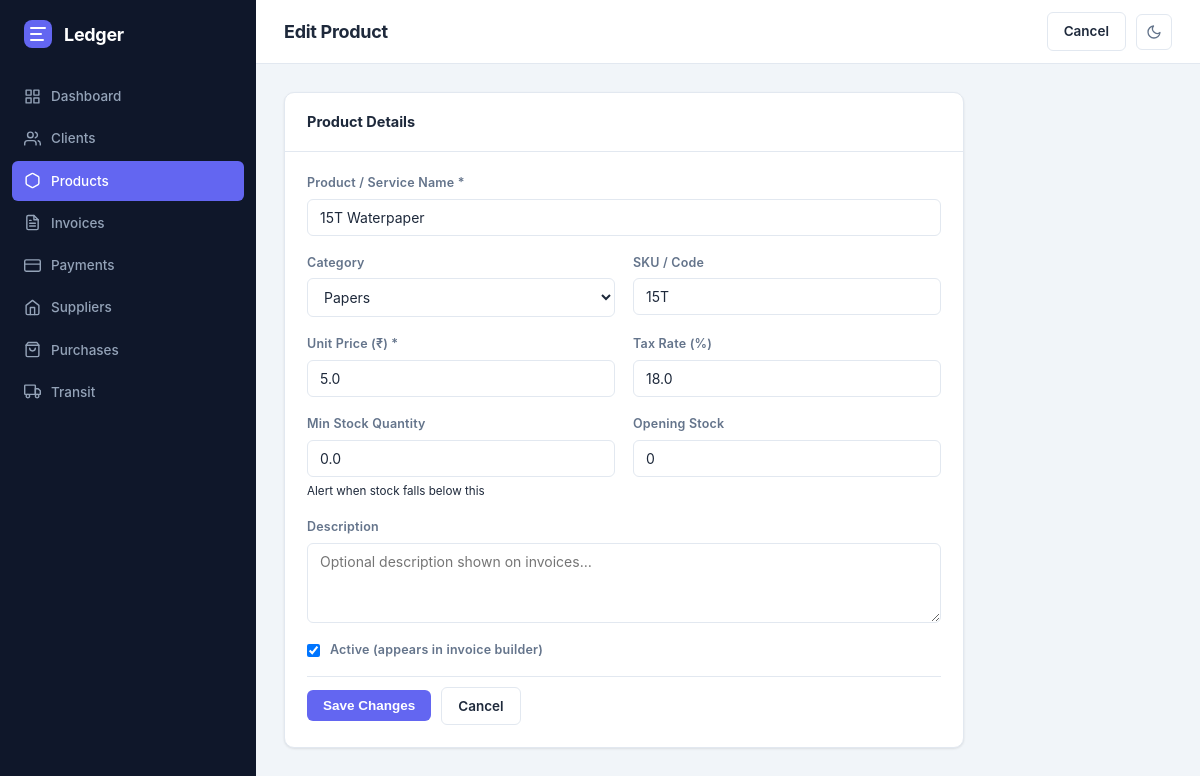
/products/1/edit, run on the app's committed database.
### tables this page shows
CREATE TABLE products (
            id              INTEGER PRIMARY KEY AUTOINCREMENT,
            name            TEXT NOT NULL,
            sku             TEXT,
            description     TEXT,
            unit_price      REAL NOT NULL DEFAULT 0,
            tax_rate        REAL DEFAULT 0,
            category        TEXT,
            track_inventory INTEGER DEFAULT 0,
            stock_qty       INTEGER DEFAULT 0,
            is_active       INTEGER DEFAULT 1,
            created_at      TIMESTAMP DEFAULT CURRENT_TIMESTAMP
        , category_id INTEGER, min_quantity REAL DEFAULT 0, production_qty REAL DEFAULT 0, in_transit_qty REAL DEFAULT 0);

### app/routes/products.py (the view, shortened to what this page needs)
@bp.route("/<int:product_id>/edit", methods=["GET", "POST"])
def edit_product(product_id):
    product = product_service.get_product(product_id)
    if not product:
        flash("Product not found.", "error")
        return redirect(url_for("products.list_products"))
    categories = product_service.get_all_categories()
    return render_template("products/form.html", product=dict(product), action="edit",
                           product_id=product_id, categories=categories)

### app/database.py (called while the page is built)
def get_db(app=None):
    from flask import current_app
    _app = app or current_app
    if "db" not in g:
        g.db = sqlite3.connect(_app.config["DATABASE"])
        g.db.row_factory = sqlite3.Row
        g.db.execute("PRAGMA foreign_keys = ON")
    return g.db

### app/services/product_service.py (called while the page is built)
def get_all_categories():
    return get_db().execute("SELECT * FROM categories ORDER BY name").fetchall()

def get_product(product_id):
    return get_db().execute(
        """SELECT p.*, c.name AS category_name
           FROM products p LEFT JOIN categories c ON p.category_id=c.id
           WHERE p.id=?""",
        (product_id,),
    ).fetchone()

### app/templates/products/form.html (shortened to what this page needs)
{% extends "base.html" %}
{% block page_title %}{{ 'Edit Product' if action == 'edit' else 'New Product' }}{% endblock %}
{% block topbar_actions %}
  {% if action == 'edit' %}
  <a href="{{ url_for('products.product_detail', product_id=product_id) }}" class="btn btn-secondary">Cancel</a>
  {% else %}
  <a href="{{ url_for('products.list_products') }}" class="btn btn-secondary">Cancel</a>
  {% endif %}
{% endblock %}
{% block content %}
<div class="card" style="max-width:680px">
  <div class="card-header"><span class="card-title">Product Details</span></div>
  <div class="card-body">
    <form method="post" action="{{ url_for('products.edit_product', product_id=product_id) if action == 'edit' else url_for('products.new_product') }}">
      <div class="form-grid form-grid-2">
        <div class="form-group span-2">
          <label for="name">Product / Service Name *</label>
          <input type="text" id="name" name="name" value="{{ product.get('name','') }}" required
                 placeholder="e.g. Cement 53 Grade, Steel Rod 12mm">
        </div>
        <div class="form-group">
          <label for="category_id">Category</label>
          <select id="category_id" name="category_id">
            {% for cat in categories %}
            <option value="{{ cat.id }}" {{ 'selected' if product.get('category_id')|string == cat.id|string }}>
              {{ cat.name }}
            </option>
            {% endfor %}
          </select>
        </div>
        <div class="form-group">
          <label for="sku">SKU / Code</label>
          <input type="text" id="sku" name="sku" value="{{ product.get('sku','') }}" placeholder="CEM-53-50KG">
        </div>
        <div class="form-group">
          <label for="unit_price">Unit Price (₹) *</label>
          <input type="number" id="unit_price" name="unit_price"
                 value="{{ product.get('unit_price', '') }}" step="0.01" min="0" required placeholder="0.00">
        </div>
        <div class="form-group">
          <label for="tax_rate">Tax Rate (%)</label>
          <input type="number" id="tax_rate" name="tax_rate"
                 value="{{ product.get('tax_rate', 0) }}" step="0.01" min="0" max="100" placeholder="18">
        </div>
        <div class="form-group">
          <label for="min_quantity">Min Stock Quantity</label>
          <input type="number" id="min_quantity" name="min_quantity"
                 value="{{ product.get('min_quantity', 0) }}" step="0.01" min="0" placeholder="0">
          <small class="muted">Alert when stock falls below this</small>
        </div>
        <div class="form-group">
          <label for="stock_qty">Opening Stock</label>
          <input type="number" id="stock_qty" name="stock_qty"
                 value="{{ product.get('stock_qty', 0) }}" step="0.01" min="0" placeholder="0">
        </div>
        <div class="form-group span-2">
          <label for="description">Description</label>
          <textarea id="description" name="description"
                    placeholder="Optional description shown on invoices…">{{ product.get('description','') }}</textarea>
        </div>
        {% if action == 'edit' %}
        <div class="form-group span-2" style="flex-direction:row;align-items:center;gap:10px">
          <input type="checkbox" id="is_active" name="is_active" value="1" style="width:auto"
                 {{ 'checked' if product.get('is_active', 1) }}>
          <label for="is_active" style="margin:0;cursor:pointer">Active (appears in invoice builder)</label>
        </div>
        {% endif %}
      </div>
      <div class="form-actions mt-16">
        <button type="submit" class="btn btn-primary">{{ 'Save Changes' if action == 'edit' else 'Create Product' }}</button>
        {% if action == 'edit' %}
        <a href="{{ url_for('products.product_detail', product_id=product_id) }}" class="btn btn-secondary">Cancel</a>
        {% else %}
        <a href="{{ url_for('products.list_products') }}" class="btn btn-secondary">Cancel</a>
        {% endif %}
      </div>
    </form>
  </div>
</div>
{% endblock %}

### app/static/css/main.css (style rules this page uses)
*, *::before, *::after { box-sizing: border-box; margin: 0; padding: 0; }
:root { --bg: #F1F5F9; --surface: #FFFFFF; --sidebar-bg: #0F172A; --sidebar-text:#94A3B8; --sidebar-hover:#1E293B; --accent: #6366F1; --accent-hover:#4F46E5; --accent-light:#EEF2FF; --success: #10B981; --success-light:#D1FAE5; --warning: #F59E0B; --warning-light:#FEF3C7; --danger: #EF4444; --danger-light:#FEE2E2; --info: #3B82F6; --info-light: #DBEAFE; --text-primary:#1E293B; --text-secondary:#64748B; --text-muted: #94A3B8; --border: #E2E8F0; --border-focus:#6366F1; --radius: 10px; --radius-sm: 6px; --radius-lg: 14px; --shadow-sm: 0 1px 3px rgba(0,0,0,.06), 0 1px 2px rgba(0,0,0,.04); --shadow: 0 4px 6px -1px rgba(0,0,0,.07), 0 2px 4px -1px rgba(0,0,0,.04); --shadow-md: 0 10px 15px -3px rgba(0,0,0,.08), 0 4px 6px -2px rgba(0,0,0,.04); --sidebar-w: 256px; --topbar-h: 64px; --font: -apple-system, BlinkMacSystemFont, 'Segoe UI', Roboto, 'Helvetica Neue', Arial, sans-serif; }
html, body { height: 100%; }
body { font-family: var(--font); background: var(--bg); color: var(--text-primary); display: flex; font-size: 14px; line-height: 1.5; }
.btn { display: inline-flex; align-items: center; gap: 7px; padding: 8px 16px; border-radius: var(--radius-sm); font-size: 13.5px; font-weight: 600; cursor: pointer; border: none; text-decoration: none; transition: background .15s, box-shadow .15s, transform .1s; white-space: nowrap; }
.btn-primary { background: var(--accent); color: #fff; }
.btn-secondary { background: var(--surface); color: var(--text-primary); border: 1px solid var(--border); }
.card { background: var(--surface); border: 1px solid var(--border); border-radius: var(--radius); box-shadow: var(--shadow-sm); }
.card-header { display: flex; align-items: center; justify-content: space-between; padding: 18px 22px; border-bottom: 1px solid var(--border); }
.card-title { font-size: 14.5px; font-weight: 700; color: var(--text-primary); }
.card-body { padding: 22px; }
.form-grid { display: grid; gap: 18px; }
.form-grid-2 { grid-template-columns: 1fr 1fr; }
.form-group { display: flex; flex-direction: column; gap: 6px; }
.form-group.span-2 { grid-column: span 2; }
label { font-size: 12.5px; font-weight: 600; color: var(--text-secondary); letter-spacing: .2px; }
input, select, textarea { padding: 9px 12px; border: 1.5px solid var(--border); border-radius: var(--radius-sm); font-size: 14px; font-family: var(--font); color: var(--text-primary); background: var(--surface); transition: border-color .15s, box-shadow .15s; width: 100%; }
textarea { resize: vertical; min-height: 80px; }
select { cursor: pointer; }
.form-actions { display: flex; align-items: center; gap: 10px; padding-top: 10px; border-top: 1px solid var(--border); margin-top: 8px; }
.mt-16 { margin-top: 16px; }

### data on the page
products: name "15T Waterpaper", sku "15T", unit_price "5.0", tax_rate "18.0", min_quantity "0.0"

### other printed values
{{ 'Edit Product' if action == 'edit' else 'New Product' }} "Edit Product"
{{ 'Save Changes' if action == 'edit' else 'Create Product' }} "Save Changes"
form field category_id "Papers"
